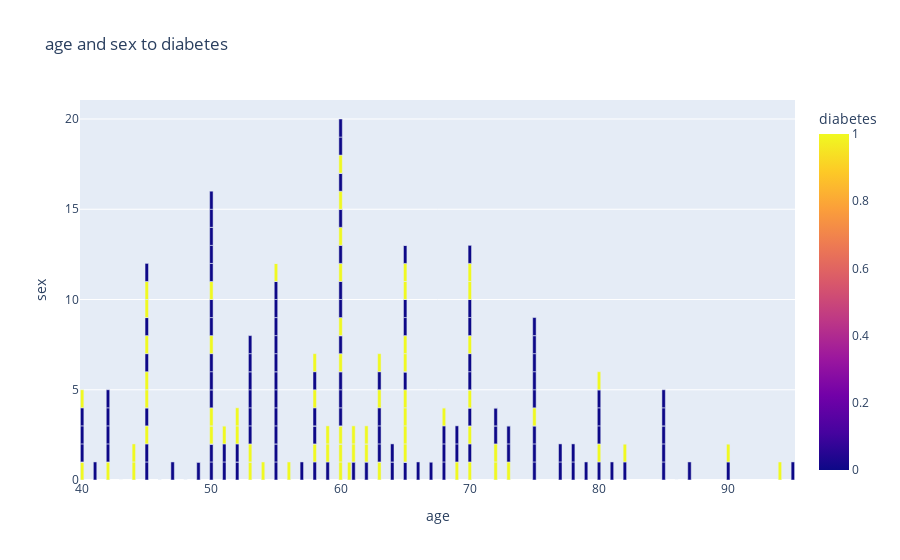

Notebook code cell kept with this figure:
### Code cell
###PLOT###
fig = px.bar(df, x="age", y="sex", color="diabetes", title="age and sex to diabetes")
fig.show()

### Figure 1 — Plotly figure (JSON) as saved in the notebook; plotly's stock layout.template omitted (floating-point values rounded to 4 significant figures; data arrays with more than 128 entries replaced by an {"elided": "..."} marker saying what was removed)
{"data": [{"alignmentgroup": "True", "hovertemplate": "age=%{x}<br>sex=%{y}<br>diabetes=%{marker.color}<extra></extra>", "legendgroup": "", "marker": {"color": {"elided": "299 int values"}, "coloraxis": "coloraxis", "pattern": {"shape": ""}}, "name": "", "offsetgroup": "", "orientation": "v", "showlegend": false, "textposition": "auto", "type": "bar", "x": {"elided": "299 float values"}, "xaxis": "x", "y": {"elided": "299 int values"}, "yaxis": "y"}], "layout": {"autosize": true, "barmode": "relative", "coloraxis": {"colorbar": {"title": {"text": "diabetes"}}, "colorscale": [[0, "#0d0887"], [0.1111, "#46039f"], [0.2222, "#7201a8"], [0.3333, "#9c179e"], [0.4444, "#bd3786"], [0.5556, "#d8576b"], [0.6667, "#ed7953"], [0.7778, "#fb9f3a"], [0.8889, "#fdca26"], [1, "#f0f921"]]}, "legend": {"tracegroupgap": 0}, "title": {"text": "age and sex to diabetes"}, "xaxis": {"anchor": "y", "autorange": true, "domain": [0, 1], "range": [39.83, 95.17], "title": {"text": "age"}, "type": "linear"}, "yaxis": {"anchor": "x", "autorange": true, "domain": [0, 1], "range": [0, 21.05], "title": {"text": "sex"}, "type": "linear"}}}
